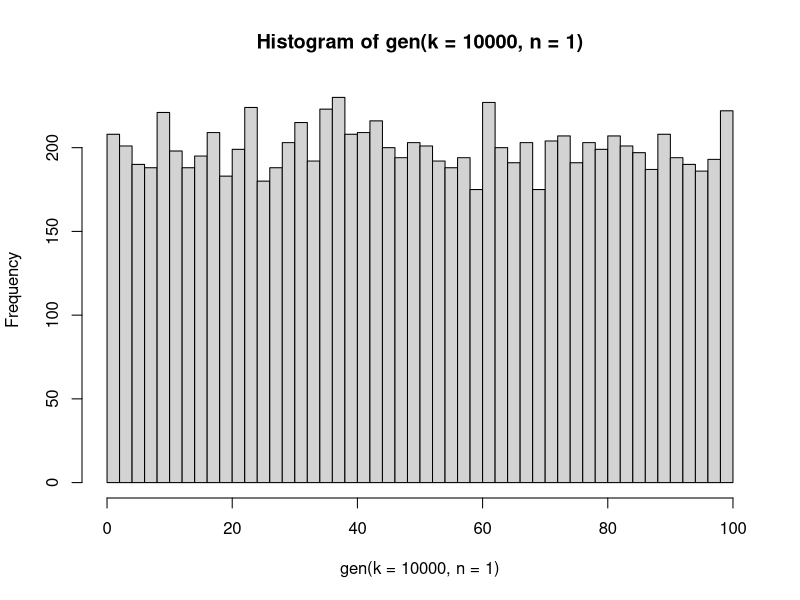
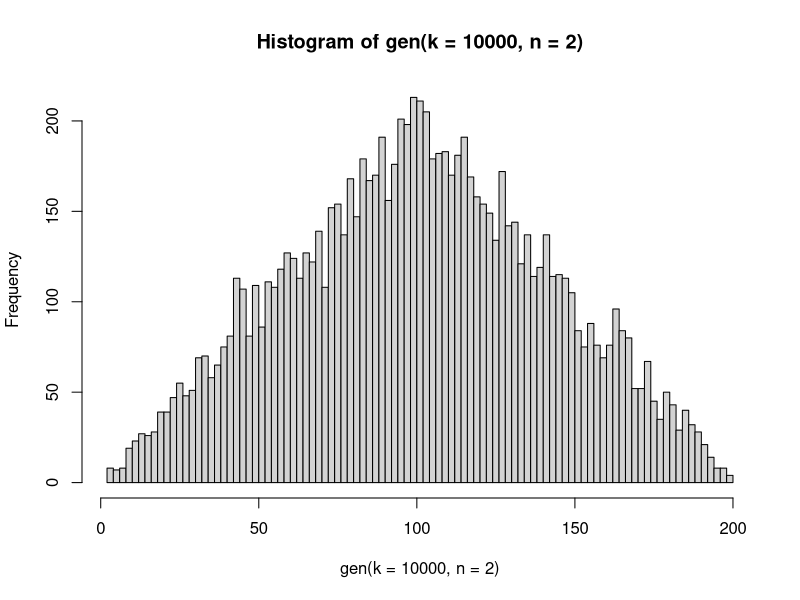
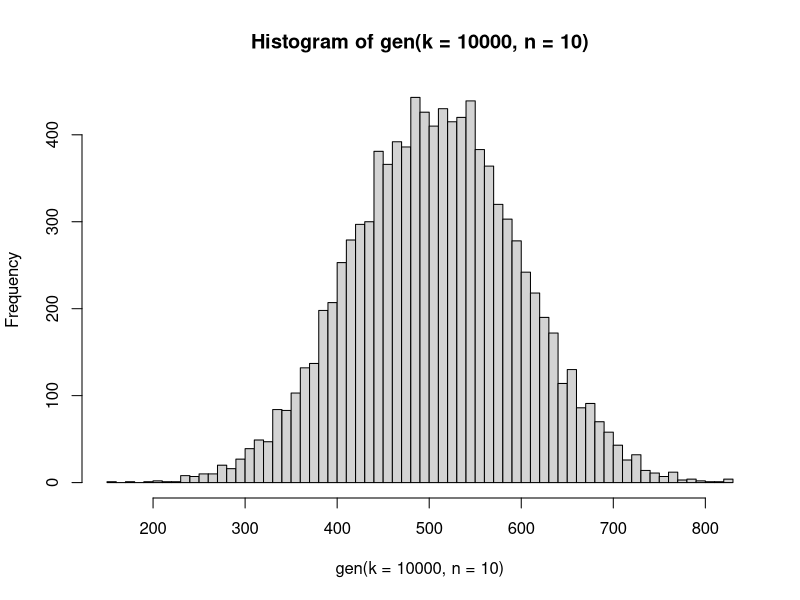
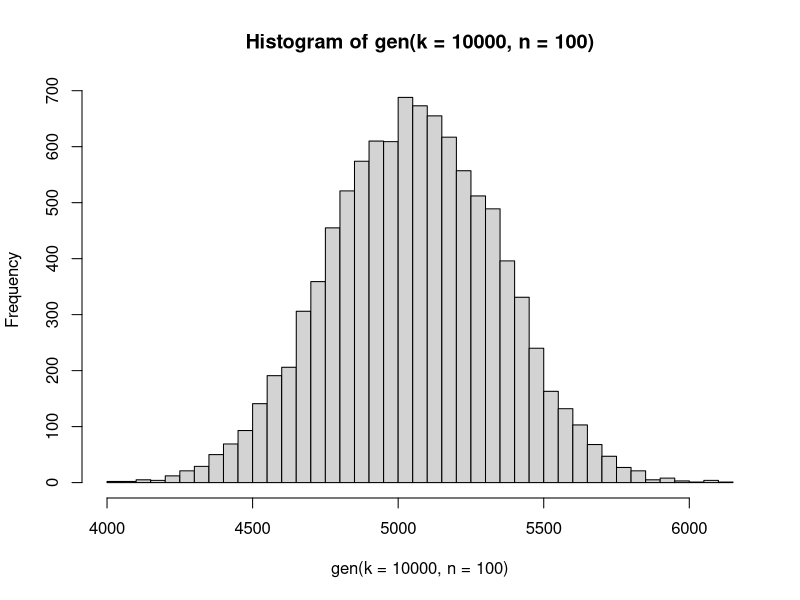
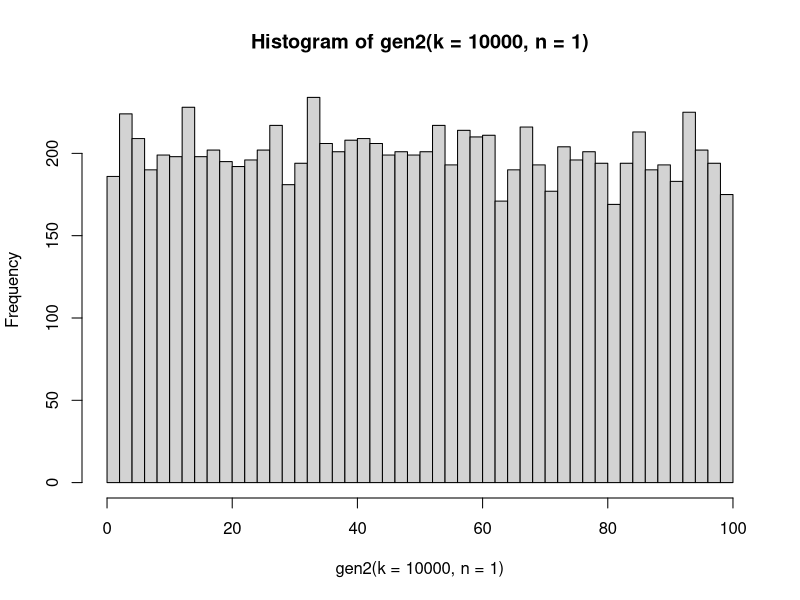
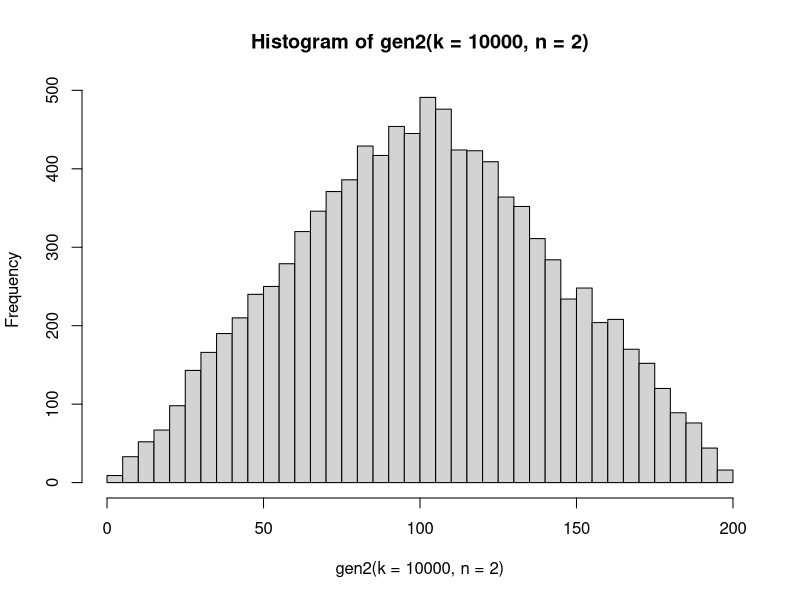
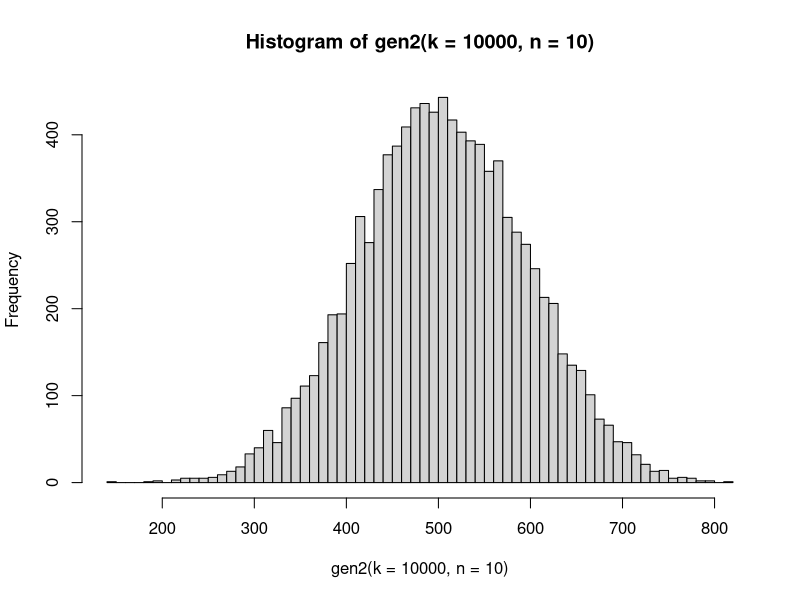
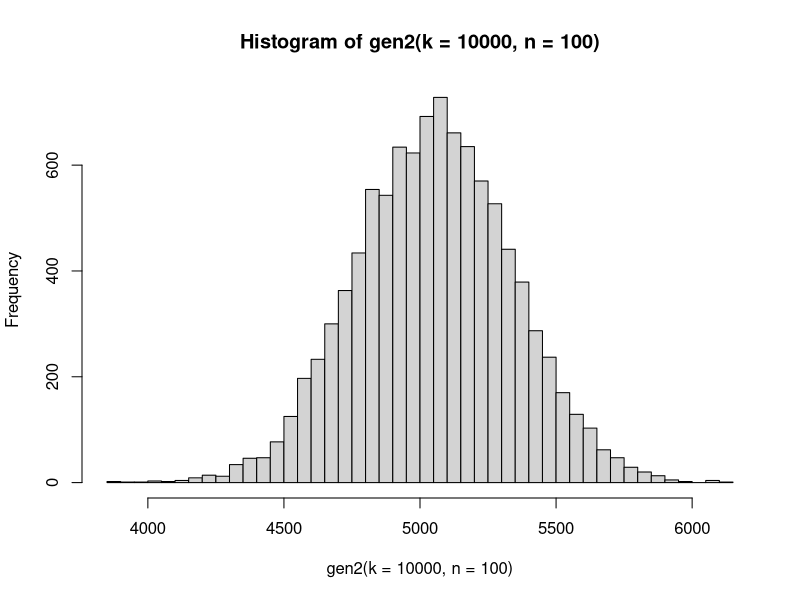

Reproduce these figures in R, in order.
## ---- chunk 1
knitr::opts_chunk$set(echo = T, warning = F, message = F)
knitr::opts_chunk$set(fig.width=8, fig.height=6) 
## ---- chunk 2
gen <- function(k=10, n=5){
  
  result <- c()
  for(i in 1:k){
    nums <- sample(1:100, size=n, replace=TRUE)
    result <- c( result, sum(nums) )
  }

  return(result)
}

## ---- chunk 3
hist( gen(k=10000, n=1), breaks = 50 )
## ---- chunk 4
hist( gen(k=10000, n=2), breaks = 101 )
## ---- chunk 5
hist( gen(k=10000, n=10), breaks = 50 )
## ---- chunk 6
hist( gen(k=10000, n=100), breaks = 50 )
## ---- chunk 7
aux <- function(n=5){

  nums <- sample(1:100, size=n, replace=TRUE)
  return( sum(nums) )
}

gen2 <- function(k=10, n=5){
  return( replicate(k, aux(n)) )
}
## ---- chunk 8
hist( gen2(k=10000, n=1), breaks = 50 )
## ---- chunk 9
hist( gen2(k=10000, n=2), breaks = 50 )
## ---- chunk 10
hist( gen2(k=10000, n=10), breaks = 50 )
## ---- chunk 11
hist( gen2(k=10000, n=100), breaks = 50 )
## ---- chunk 12
mean( mtcars[mtcars$am == 0, "mpg"] ) - mean( mtcars[mtcars$am == 1, "mpg"] )
## ---- chunk 13
mean( mtcars[mtcars$am == 0 & mtcars$wt > 3, "mpg"] ) - mean( mtcars[mtcars$am == 1 & mtcars$wt > 3, "mpg"] )
## ---- chunk 14
sum <- 0
for(i in 1:100){
  if(i%%2 == 0){
    sum <- sum + i
  }
}
sum
## ---- chunk 15
sum(seq(2,101,by=2))
## ---- chunk 16
spin <- function(){
  sample(0:36, size = 1)
}
## ---- chunk 17
red   <- c(1,3,7,9,19,21,23,25,27,12,14,16,18,30,32,34,36)
black <- c(2,4,6,8,20,22,24,26,28,11,13,15,17,29,31,33,35)

compute_gain <- function(q=10){
  result <- spin()
  if(result %in% red){
    return(q)
  }
  else{
    return(-q)
  }
}
## ---- chunk 18
K=10000
ganancias <- c()
for(i in 1:K){
  ganancias <- c(ganancias, compute_gain(1))
}
## ---- chunk 19
library(ggplot2)

results = data.frame(Partida = 1:K, Ganancia_Acumulada = cumsum(ganancias) )

p <- ggplot(results, aes(x=Partida, y=Ganancia_Acumulada)) +  
  geom_line() + theme_minimal()

p
